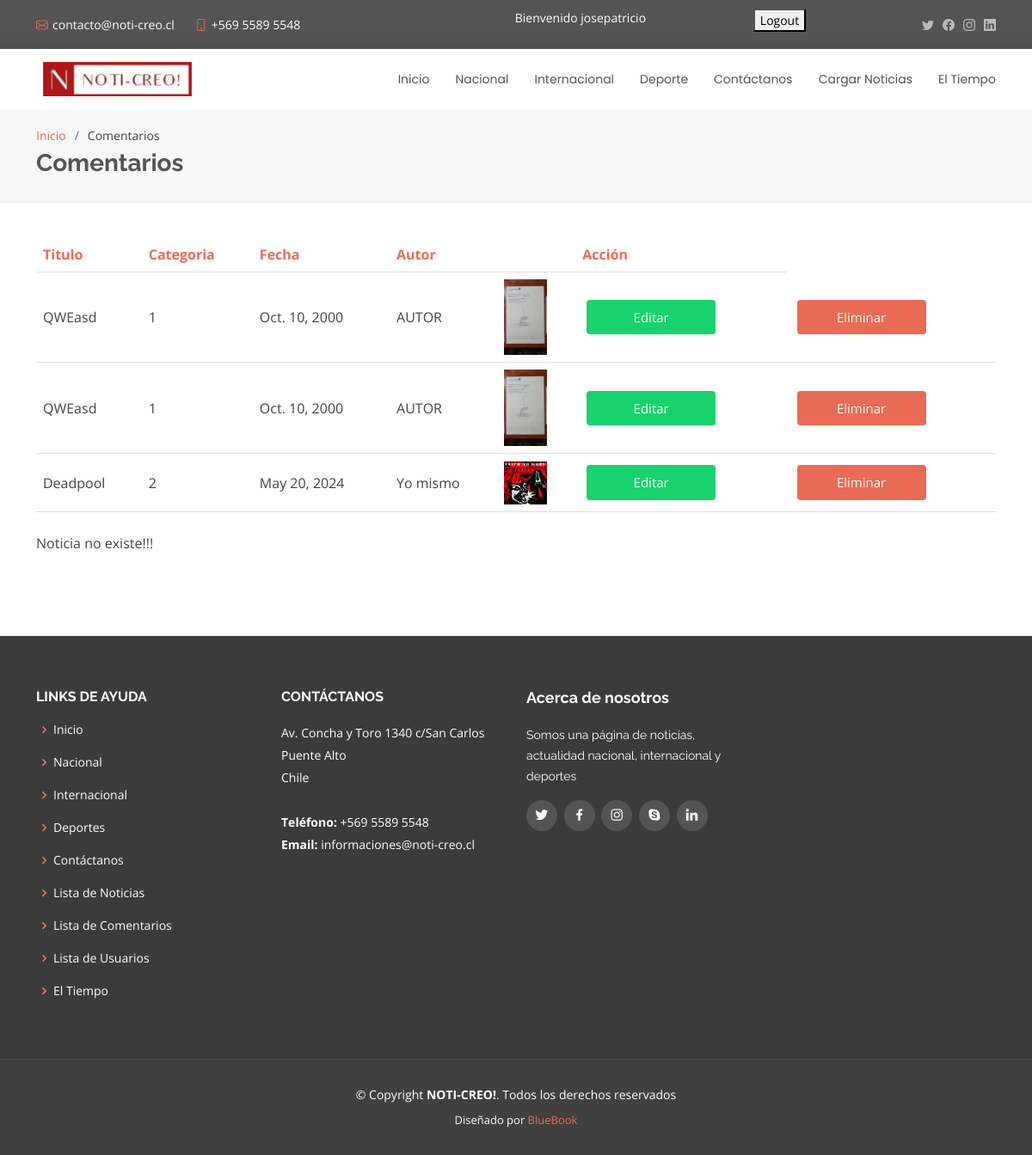
The app's page /editarNoticia/1 (signed in) with its own data.
### core/models.py (models this page shows, shortened)
class Noticia(models.Model):
    TIPO_CATEGORIA = (
        (1, 'Nacional'),
        (2, 'Internacional'),
        (3, 'Deportes')
    )
    titulo = models.CharField(max_length=50)
    autor = models.CharField(max_length=50)
    fechaPubl = models.DateField()
    categoria = models.IntegerField(choices=TIPO_CATEGORIA)
    imagen = models.ImageField(upload_to='media/')
    contenido = models.TextField(max_length=250)

### core/views.py (the view)
# urls.py: path("editarNoticia/<str:pk>", editarNoticia, name="editarNoticia"),
def editarNoticia(request, pk):
    if 'usuario' in request.session:
        usuario = request.session['usuario']
        try:
            noticia = Noticia.objects.get(id=pk)
            context = {
                'noticia' : noticia,
                'usuario': usuario
            }
            return render(request, 'core/editarNoticia.html', context)
        except:
            mensaje = 'Noticia no existe!!!'
            noticias = Noticia.objects.all()
            context = {
                'noticias' : noticias,
                'mensaje' : mensaje,
                'usuario': usuario
            }
            return render(request, 'core/listarNoticia.html', context)
    return HttpResponseRedirect('/accounts/login/')

### core/templates/core/listarNoticia.html (shortened to what this page needs)
{% load static %}
<!DOCTYPE html>
<html lang="en">
<head>
  <link href="{% static 'vendor/animate.css/animate.min.css'%}" rel="stylesheet">
  <link href="{% static 'vendor/bootstrap/css/bootstrap.min.css'%}" rel="stylesheet">
  <link href="{% static 'vendor/bootstrap-icons/bootstrap-icons.css'%}" rel="stylesheet">
  <link href="{% static 'vendor/boxicons/css/boxicons.min.css'%}" rel="stylesheet">
  <link href="{% static 'vendor/glightbox/css/glightbox.min.css'%}" rel="stylesheet">
  <link href="{% static 'vendor/swiper/swiper-bundle.min.css'%}" rel="stylesheet">
  <link href="{% static 'css/style.css'%}" rel="stylesheet">
  <link href="{% static 'css/table.css'%}" rel="stylesheet">
</head>
<body>
  <section id="topbar" class="d-flex align-items-center">
    <div class="container d-flex justify-content-center justify-content-md-between">
      <div class="contact-info d-flex align-items-center">
        <i class="bi bi-envelope d-flex align-items-center"><a href="https://www.gmail.com/">contacto@noti-creo.cl</a></i>
        <i class="bi bi-phone d-flex align-items-center ms-4"><span>+569 5589 5548</span></i>
      </div>
      <br>
      {% if usuario %}
        <p style="color:white;"> Bienvenido {{ usuario }} </p>
      <form action="{% url 'logout' %}" method="post">
        <button type="submit">Logout</button>
      </form>
      {% endif %}
      <div class="social-links d-none d-md-flex align-items-center">
        <a href="#" class="twitter"><i class="bi bi-twitter"></i></a>
        <a href="#" class="facebook"><i class="bi bi-facebook"></i></a>
        <a href="#" class="instagram"><i class="bi bi-instagram"></i></a>
        <a href="#" class="linkedin"><i class="bi bi-linkedin"></i></a>
      </div>
    </div>
  </section>
  <header id="header" class="d-flex align-items-center">
    <div class="container d-flex justify-content-between align-items-center">
      <div class="logo">
        <h1><img src="{% static 'img/logoNoti.jpeg'%}" alt=""></h1>
      </div>
      <nav id="navbar" class="navbar">
        <ul>
            <li><a href="{% url 'inicio'%}">Inicio</a></li>
            <li><a href="{% url 'nacional'%}">Nacional</a></li>
            <li><a href="{% url 'internacional'%}">Internacional</a></li>
            <li><a href="{% url 'deporte'%}">Deporte</a></li>
            <li><a href="{% url 'contactoForm'%}">Contáctanos</a></li>
            <li><a href="{% url 'cargaNoticia'%}">Cargar Noticias</a></li>
            <li><a href="{% url 'clima'%}">El Tiempo</a></li>
        </ul>
      </nav>
    </div>
  </header>
  <main id="main">
    <section id="breadcrumbs" class="breadcrumbs">
      <div class="container">
        <ol>
          <li><a href="{% url 'inicio'%}">Inicio</a></li>
          <li>Comentarios</li>
        </ol>
        <h2>Comentarios</h2>
      </div>
    </section>
    <section id="contact" class="contact">
      <div class="container">
        <table>
          <tr>
            <th>Titulo</th>
            <th>Categoria</th>
            <th>Fecha</th>
            <th>Autor</th>
            <th></th>
            <th>Acción</th>
          </tr>
          {% for noticia in noticias %}
          <tr>
            <td>{{noticia.titulo}}</td>
            <td>{{noticia.categoria}}</td>
            <td>{{noticia.fechaPubl}}</td>
            <td>{{noticia.autor}}</td>
            <td><img src="{{noticia.imagen}}" style="width: 50px" /></td>
            <td><a href="/editarNoticia/{{noticia.id}}" class="button1" style="vertical-align:middle"><span>Editar </span></a></td>
            <td><a href="{% url 'eliminarNoticia' pk=noticia.id %}" class="button" style="vertical-align:middle"><span>Eliminar </span></a></td>
          </tr>
          {% endfor %}
        </table>
        <br>
        {% if mensaje %}
          <p>{{ mensaje }}</p>
        {% endif %}
      </div>
    </section>
  </main>
  <footer id="footer">
    <div class="footer-top">
      <div class="container">
        <div class="row">
          <div class="col-lg-3 col-md-6 footer-links">
            <h4>Links de ayuda</h4>
            <ul>
                <li><i class="bx bx-chevron-right"></i> <a href="{% url 'inicio'%}">Inicio</a></li>
                <li><i class="bx bx-chevron-right"></i> <a href="{% url 'nacional'%}">Nacional</a></li>
                <li><i class="bx bx-chevron-right"></i> <a href="{% url 'internacional'%}">Internacional</a></li>
                <li><i class="bx bx-chevron-right"></i> <a href="{% url 'deporte'%}">Deportes</a></li>
                <li><i class="bx bx-chevron-right"></i> <a href="{% url 'contactoForm'%}">Contáctanos</a></li>
                <li><i class="bx bx-chevron-right"></i> <a href="{% url 'listarNoticia'%}">Lista de Noticias</a></li>
                <li><i class="bx bx-chevron-right"></i> <a href="{% url 'listarComentario'%}">Lista de Comentarios</a></li>
                <li><i class="bx bx-chevron-right"></i> <a href="{% url 'listarUsuario'%}">Lista de Usuarios</a></li>
                <li><i class="bx bx-chevron-right"></i> <a href="{% url 'clima'%}">El Tiempo</a></li>
            </ul>
          </div>
          <div class="col-lg-3 col-md-6 footer-contact">
            <h4>Contáctanos</h4>
            <p>
              Av. Concha y Toro 1340 c/San Carlos
              Puente Alto<br>
              Chile <br><br>
              <strong>Teléfono:</strong> +569 5589 5548<br>
              <strong>Email:</strong> informaciones@noti-creo.cl<br>
            </p>
          </div>
          <div class="col-lg-3 col-md-6 footer-info">
            <h3>Acerca de nosotros</h3>
            <p>Somos una página de noticias, actualidad nacional, internacional y deportes</p>
            <div class="social-links mt-3">
              <a href="#" class="twitter"><i class="bx bxl-twitter"></i></a>
              <a href="#" class="facebook"><i class="bx bxl-facebook"></i></a>
              <a href="#" class="instagram"><i class="bx bxl-instagram"></i></a>
              <a href="#" class="google-plus"><i class="bx bxl-skype"></i></a>
              <a href="#" class="linkedin"><i class="bx bxl-linkedin"></i></a>
            </div>
          </div>
        </div>
      </div>
    </div>
    <div class="container">
      <div class="copyright">
        &copy; Copyright <strong><span>NOTI-CREO!</span></strong>. Todos los derechos reservados
      </div>
      <div class="credits">
        Diseñado por <a href="https://bootstrapmade.com/">BlueBook</a>
      </div>
    </div>
  </footer>
</body>
</html>

### core/static/css/style.css (style rules this page uses)
body { font-family: "Open Sans", sans-serif; color: #444444; }
a { color: #e96b56; text-decoration: none; }
h1, h2, h3, h4, h5, h6 { font-family: "Raleway", sans-serif; }
#topbar { background: #545454; padding: 10px 0; font-size: 14px; }
#topbar .contact-info i { font-style: normal; color: #e96b56; }
#topbar .contact-info i a, #topbar .contact-info i span { padding-left: 5px; color: #fff; }
#topbar .contact-info i a { line-height: 0; transition: 0.3s; }
#topbar .social-links a { color: #bababa; line-height: 0; transition: 0.3s; margin-left: 10px; }
#header { height: 70px; transition: all 0.5s; z-index: 997; transition: all 0.5s; background: #fff; box-shadow: 0px 0px 20px 0px rgba(0, 0, 0, 0.1); }
#header .logo h1 { font-size: 26px; padding: 0 0 0 8px; margin: 11px 0; line-height: 1; font-weight: 700; letter-spacing: 1px; text-transform: uppercase; font-family: "Poppins", sans-serif; }
#header .logo img { padding: 0; margin: 0; max-height: 40px; }
.navbar { padding: 0; }
.navbar ul { margin: 0; padding: 0; display: flex; list-style: none; align-items: center; }
.navbar li { position: relative; }
.navbar a, .navbar a:focus { display: flex; align-items: center; justify-content: space-between; padding: 10px 0 10px 30px; font-family: "Poppins", sans-serif; font-size: 14px; color: #545454; white-space: nowrap; transition: 0.3s; }
section { padding: 0 0 80px 0; }
.breadcrumbs { padding: 20px 0 20px 0; background: #f7f7f7; border-bottom: 1px solid #ededed; margin-bottom: 40px; }
.breadcrumbs h2 { font-size: 28px; font-weight: 700; color: #545454; }
.breadcrumbs ol { display: flex; flex-wrap: wrap; list-style: none; padding: 0 0 5px 0; margin: 0; font-size: 14px; }
.breadcrumbs ol li+li { padding-left: 10px; }
.breadcrumbs ol li+li::before { display: inline-block; padding-right: 10px; color: #6e6e6e; content: "/"; }
#footer { background: #404040; padding: 0 0 30px 0; color: #fff; font-size: 14px; }
#footer .footer-top { background: #3b3b3b; border-top: 1px solid #474747; border-bottom: 1px solid #474747; padding: 60px 0 30px 0; }
#footer .footer-top .footer-info { margin-bottom: 30px; }
#footer .footer-top .footer-info h3 { font-size: 18px; margin: 0 0 20px 0; padding: 2px 0 2px 0; line-height: 1; font-weight: 700; }
#footer .footer-top .footer-info p { font-size: 14px; line-height: 24px; margin-bottom: 0; font-family: "Raleway", sans-serif; color: #fff; }
#footer .footer-top .social-links a { font-size: 18px; display: inline-block; background: #545454; color: #fff; line-height: 1; padding: 8px 0; margin-right: 4px; border-radius: 50%; text-align: center; width: 36px; height: 36px; transition: 0.3s; }
#footer .footer-top h4 { font-size: 16px; font-weight: bold; color: #fff; text-transform: uppercase; position: relative; padding-bottom: 12px; }
#footer .footer-top .footer-links { margin-bottom: 30px; }
#footer .footer-top .footer-links ul { list-style: none; padding: 0; margin: 0; }
#footer .footer-top .footer-links ul i { padding-right: 2px; color: #ec7f6d; font-size: 18px; line-height: 1; }
#footer .footer-top .footer-links ul li { padding: 10px 0; display: flex; align-items: center; }
#footer .footer-top .footer-links ul li:first-child { padding-top: 0; }
#footer .footer-top .footer-links ul a { color: #fff; transition: 0.3s; display: inline-block; line-height: 1; }
#footer .footer-top .footer-contact { margin-bottom: 30px; }
#footer .footer-top .footer-contact p { line-height: 26px; }
#footer .copyright { text-align: center; padding-top: 30px; }
#footer .credits { padding-top: 10px; text-align: center; font-size: 13px; color: #fff; }

### core/static/css/table.css (style rules this page uses)
table { border-collapse: collapse; width: 100%; }
th { color: #e96b56; }
th, td { padding: 8px; text-align: left; border-bottom: 1px solid #DDD; }
.button { display: inline-block; border-radius: 4px; background-color: #e96b56; border: none; color: #FFFFFF; text-align: center; font-size: 15px; padding: 9px; width: 150px; transition: all 0.5s; cursor: pointer; margin: 5px; }
.button1 { display: inline-block; border-radius: 4px; background-color: #18d26e; border: none; color: #FFFFFF; text-align: center; font-size: 15px; padding: 9px; width: 150px; transition: all 0.5s; cursor: pointer; margin: 5px; }
.button span { cursor: pointer; display: inline-block; position: relative; transition: 0.5s; }
.button span:after { content: '\00bb'; position: absolute; opacity: 0; top: 0; right: -20px; transition: 0.5s; }

### records on screen
Noticia: titulo "QWEasd", categoria "1", fechaPubl "Oct. 10, 2000", autor "AUTOR", imagen (picture)
Noticia: titulo "QWEasd", categoria "1", fechaPubl "Oct. 10, 2000", autor "AUTOR", imagen (picture)
Noticia: titulo "Deadpool", categoria "2", fechaPubl "May 20, 2024", autor "Yo mismo", imagen (picture)

### other values on screen
{{ usuario }} "josepatricio"
{{ mensaje }} "Noticia no existe!!!"
